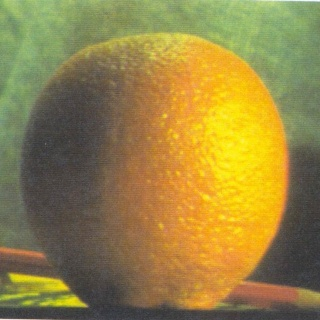
#> input picture test/images/orange.jpg, 320 x 320 px, found by its file name
$ python '直方图均衡化函数.py'
#> lines starting #> are read from the running program, lines starting #| are printed output that depends on the picture
import cv2
import numpy as np
import matplotlib.pyplot as plt
img = cv2.imread(r"G:\test\images\orange.jpg", cv2.IMREAD_GRAYSCALE)
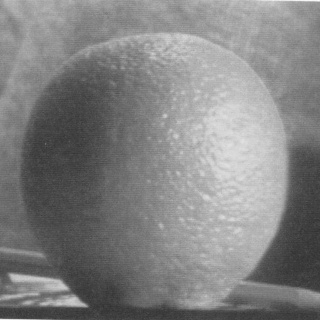
#> img: shape (320, 320); min 48, max 253, mean 130.1
equ = cv2.equalizeHist(img)
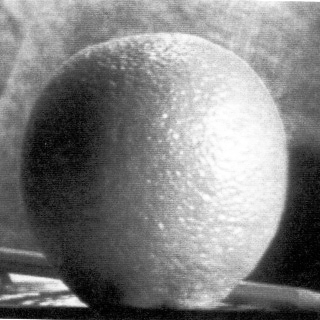
#> equ: shape (320, 320); min 0, max 255, mean 128.4
plt.hist(img.ravel(), 256)
plt.figure()
plt.hist(equ.ravel(), 256)
plt.show()
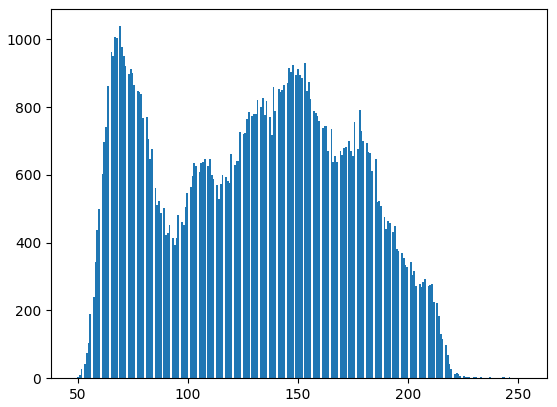
#> figure drawn by matplotlib, 1 panel; tallest bar 1039 high, from x = 68.82 to 69.62
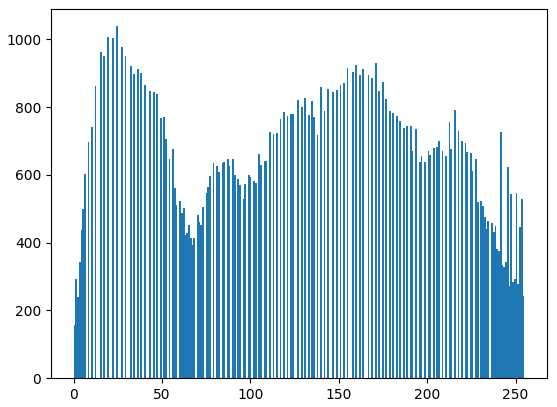
#> figure drawn by matplotlib, 1 panel; tallest bar 1039 high, from x = 23.91 to 24.9
cv2.imshow("image", img)
cv2.imshow("equ", equ)
cv2.waitKey(0)
cv2.destroyAllWindows()
